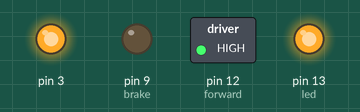
Recording of a sketch running on a simulated Arduino Uno, built with avr-gcc and run on an emulated ATmega328P. On the bench: switched loads named in the sketch (green lamp = pin HIGH), output pins drawn as LEDs (lit = HIGH).

Above: at 5.0 s.
At 17.5 s:
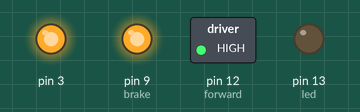
Timing chart, 0 to 28.8 s (numbered marks = the images above):
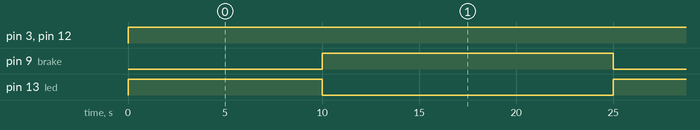

Measured:
- by itself, pin 3, pin 12 (forward): LOW → HIGH at 0.00 s
- by itself, pin 9 (brake): alternates HIGH for 15.0 s and LOW for 10.0 s
- by itself, pin 13 (led): alternates HIGH for 10.0 s and LOW for 15.0 s

The sketch:

motor_01_motor_shield_single_on_off.ino
```cpp
/* Motor Shield 1-Channel DC Motor Demo
For more information see: http://www.instructables.com/id/Arduino-Motor-Shield-Tutorial/
For motor shield see http://arduino.cc/en/Main/ArduinoMotorShieldR3
Hardware: Arduino Uno with Arduino Motor Shield and 1 motor connected.
*/

// Pin 13 onboard LED
int led = 13;

// motor a:
int forward = 12;
int brake = 9;

void setup() {
  // initialize the digital pins as outputs
  pinMode(led, OUTPUT);  // LED
  // Motor Channel A:
  pinMode(forward, OUTPUT); // Initiates Motor Channel A pin
  pinMode(brake, OUTPUT); // Initiates Brake Channel A pin
}

void loop(){
  //forward @ full speed
  digitalWrite(forward, HIGH); // Establishes forward direction of Channel A
  digitalWrite(brake, LOW);   // Disengage the Brake for Channel A
  analogWrite(3, 255);   // Spins the motor on Channel A at full speed
  digitalWrite(led, HIGH);   // Turn the LED on (HIGH is the voltage level)

  delay(10000);

  digitalWrite(brake, HIGH); // Engage the Brake for Channel A
  digitalWrite(led, LOW);    // Turn the LED off by making the voltage LOW

  delay(15000);
}
```
